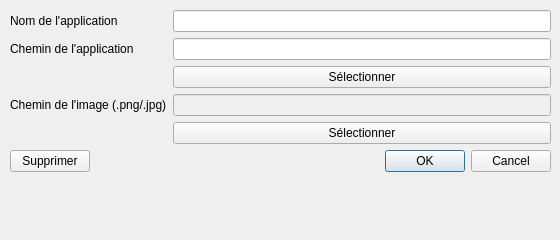
<?xml version="1.0" encoding="UTF-8"?>
<ui version="4.0">
 <class>DialogAddItem</class>
 <widget class="QDialog" name="DialogAddItem">
  <property name="geometry">
   <rect>
    <x>0</x>
    <y>0</y>
    <width>560</width>
    <height>240</height>
   </rect>
  </property>
  <property name="sizePolicy">
   <sizepolicy hsizetype="Fixed" vsizetype="Fixed">
    <horstretch>0</horstretch>
    <verstretch>0</verstretch>
   </sizepolicy>
  </property>
  <property name="windowTitle">
   <string>Ajout de raccourcis</string>
  </property>
  <widget class="QWidget" name="layoutWidget">
   <property name="geometry">
    <rect>
     <x>10</x>
     <y>10</y>
     <width>541</width>
     <height>221</height>
    </rect>
   </property>
   <layout class="QFormLayout" name="formLayout">
    <item row="0" column="0">
     <widget class="QLabel" name="label">
      <property name="text">
       <string>Nom de l'application</string>
      </property>
     </widget>
    </item>
    <item row="0" column="1">
     <widget class="QLineEdit" name="lineEdit"/>
    </item>
    <item row="2" column="0">
     <widget class="QLabel" name="label_2">
      <property name="text">
       <string>Chemin de l'application</string>
      </property>
     </widget>
    </item>
    <item row="2" column="1">
     <widget class="QLineEdit" name="lineEdit_2"/>
    </item>
    <item row="4" column="0">
     <widget class="QLabel" name="label_3">
      <property name="text">
       <string>Chemin de l'image (.png/.jpg)</string>
      </property>
     </widget>
    </item>
    <item row="4" column="1">
     <widget class="QLineEdit" name="lineEdit_3">
      <property name="enabled">
       <bool>false</bool>
      </property>
     </widget>
    </item>
    <item row="5" column="1">
     <widget class="QPushButton" name="pushButton_3">
      <property name="text">
       <string>Sélectionner</string>
      </property>
     </widget>
    </item>
    <item row="3" column="1">
     <widget class="QPushButton" name="pushButton_2">
      <property name="text">
       <string>Sélectionner</string>
      </property>
     </widget>
    </item>
    <item row="7" column="1">
     <widget class="QDialogButtonBox" name="buttonBox">
      <property name="orientation">
       <enum>Qt::Orientation::Horizontal</enum>
      </property>
      <property name="standardButtons">
       <set>QDialogButtonBox::StandardButton::Cancel|QDialogButtonBox::StandardButton::Ok</set>
      </property>
      <property name="centerButtons">
       <bool>false</bool>
      </property>
     </widget>
    </item>
    <item row="7" column="0">
     <widget class="QPushButton" name="deleteButton">
      <property name="text">
       <string>Supprimer</string>
      </property>
     </widget>
    </item>
   </layout>
  </widget>
 </widget>
 <resources/>
 <connections>
  <connection>
   <sender>buttonBox</sender>
   <signal>accepted()</signal>
   <receiver>DialogAddItem</receiver>
   <slot>accept()</slot>
   <hints>
    <hint type="sourcelabel">
     <x>248</x>
     <y>254</y>
    </hint>
    <hint type="destinationlabel">
     <x>157</x>
     <y>274</y>
    </hint>
   </hints>
  </connection>
  <connection>
   <sender>buttonBox</sender>
   <signal>rejected()</signal>
   <receiver>DialogAddItem</receiver>
   <slot>reject()</slot>
   <hints>
    <hint type="sourcelabel">
     <x>316</x>
     <y>260</y>
    </hint>
    <hint type="destinationlabel">
     <x>286</x>
     <y>274</y>
    </hint>
   </hints>
  </connection>
 </connections>
</ui>
